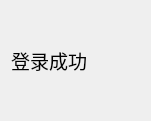
<?xml version="1.0" encoding="UTF-8"?>
<ui version="4.0">
 <class>VerifySuccess</class>
 <widget class="QDialog" name="VerifySuccess">
  <property name="geometry">
   <rect>
    <x>0</x>
    <y>0</y>
    <width>151</width>
    <height>121</height>
   </rect>
  </property>
  <property name="windowTitle">
   <string>Dialog</string>
  </property>
  <layout class="QVBoxLayout" name="verticalLayout">
   <item>
    <widget class="QLabel" name="label">
     <property name="sizePolicy">
      <sizepolicy hsizetype="Fixed" vsizetype="Fixed">
       <horstretch>0</horstretch>
       <verstretch>0</verstretch>
      </sizepolicy>
     </property>
     <property name="font">
      <font>
       <family>宋体</family>
       <pointsize>14</pointsize>
      </font>
     </property>
     <property name="text">
      <string>登录成功</string>
     </property>
     <property name="scaledContents">
      <bool>true</bool>
     </property>
     <property name="alignment">
      <set>Qt::AlignCenter</set>
     </property>
    </widget>
   </item>
  </layout>
 </widget>
 <resources/>
 <connections/>
</ui>
